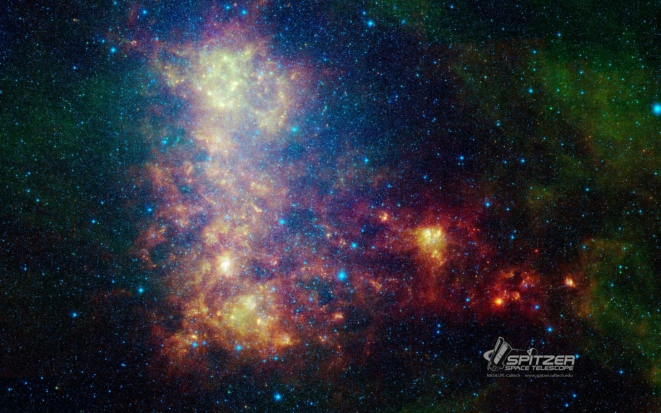
#> input picture 02-spitzer-smc.jpg, 1321 x 825 px (shown at 1/2 size); its folder holds only this picture in this run
$ python 'image processing animation.py'
#> lines starting #> are read from the running program, lines starting #| are printed output that depends on the picture
# importing libraries
import os
import cv2
import numpy as np

# Checking the current directory path
print(os.getcwd())

# Folder which contains all the images
# from which video is to be generated
pa=input("enter the path of image folder:")
#> the answer given: .
os.chdir(pa)
path = pa

mean_height = 0
mean_width = 0

num_of_images = len(os.listdir('.'))

for file in os.listdir('.'):
    if file.endswith(".jpg") or file.endswith(".jpeg") or file.endswith("png"):
        im = cv2.imread(os.path.join(path, file))
#> im is the input picture: shape (825, 1321, 3); mean B, G, R 55.6, 47.4, 46.3
        width, height = im.shape[0:2]
#> width = 825; height = 1321
        mean_width += width
#> mean_width = 825
        mean_height += height
#> mean_height = 1321
    #im.show() # uncomment this for displaying the image

# Finding the mean height and width of all images.
# This is required because the video frame needs
# to be set with same width and height. Otherwise
# images not equal to that width height will not get
# embedded into the video
mean_width = int(mean_width / (num_of_images))
#> mean_width = 412
mean_height = int(mean_height / (num_of_images))
#> mean_height = 660


# Resizing of the images to give
# them same width and height
print("RESIZING YOUR IMAGES....\n")
i=1

for file in os.listdir('.'):
    if file.endswith(".jpg") or file.endswith(".jpeg") or file.endswith("png"):

        im = cv2.imread(os.path.join(path, file))

        #time.sleep(.5)
        print("{:.2f}% COMPLETE.........".format(100*i/num_of_images),end='\r')
        i=i+1
        #resizing
        imResize = cv2.resize(im,(mean_height,mean_width ))
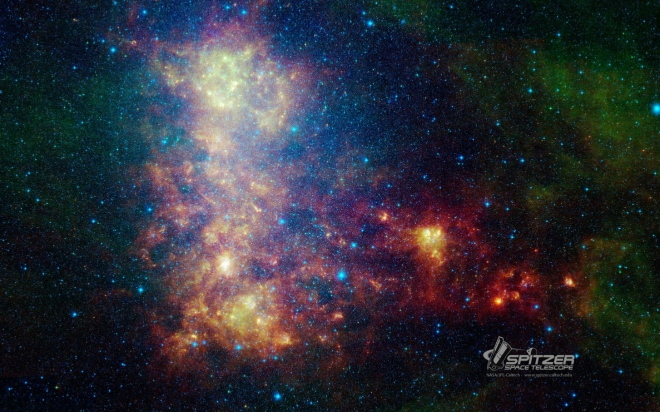
#> imResize: shape (412, 660, 3); mean B, G, R 55.4, 47.3, 46.1
        cv2.imwrite(os.path.join(path, file) ,imResize) # setting quality

print("RESIZING OF IMAGES COMPLETE:)")


# Video Generating function
def generate_video():
    image_folder = '.'
    f=int(input("ENTER THE FRAME RATE (FPS)"))
#> the answer given: 3
    video_name = input("\nENTER NAME OF YOUR VIDEO..")+'.avi'
#> the answer given: 02-spitzer-smc.jpg
    os.chdir(pa)

    images = [img for img in os.listdir(image_folder)
              if img.endswith(".jpg") or
              img.endswith(".jpeg") or
              img.endswith("png")]

    frame = cv2.imread(os.path.join(image_folder, images[0]))

    # setting the frame width, height width
    # the width, height of first image
    height, width, layers = frame.shape
#> height = 412; width = 660; layers = 3
    print("NOW MAKING YOUR VIDEO HAVE PATIENCE:\n")
    video = cv2.VideoWriter(video_name, 0, f, (width, height))

    # Appending the images to the video one by one
    i=1
    l=len(images)
    for image in images:
        tim=(cv2.imread(os.path.join(image_folder, image)))
        for x in range(2*f):
            video.write(tim)
        if i<l:
            tim2=(cv2.imread(os.path.join(image_folder, images[i])))
            r=360/f;
            j=r

            for z in np.linspace(0, 1, f):
                alpha = z
                beta = 1 - alpha
                output = cv2.addWeighted(tim2, alpha, tim, beta, 0)
                (row,col)=output.shape[0:2]
                m=cv2.getRotationMatrix2D((col / 2, row / 2), j, 1)
                res = cv2.warpAffine(output, m, (col, row))
                video.write(res)
                j=j+r
            i=i+1

        print("{:.2f}% COMPLETE............".format(100*i/l),end='\r')


    print('\nYOUR VIDEO MAKING IS COMPLETE ENJOY :)')
    # Deallocating memories taken for window creation
    cv2.destroyAllWindows()
    video.release()  # releasing the video generated


# Calling the generate_video function
generate_video()
